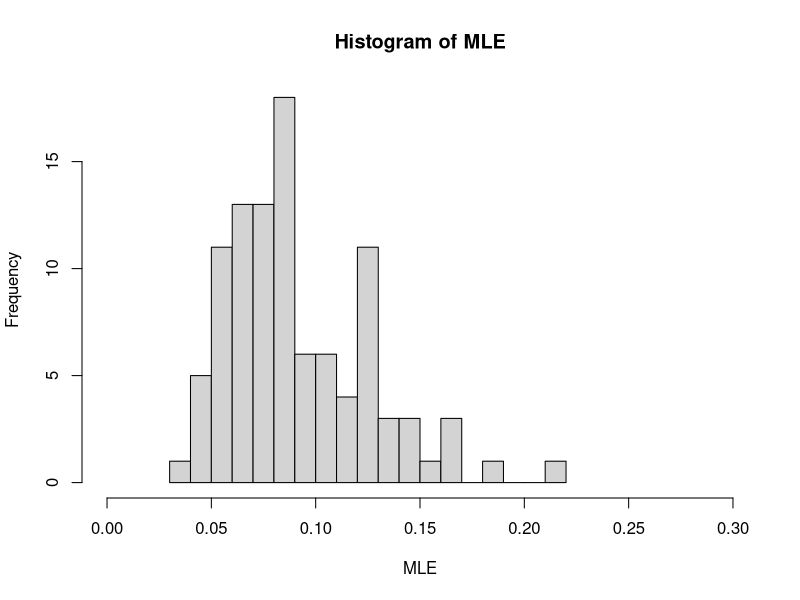

Recreate this plot in R.
n <- 8  #  make this sample size bigger, and see what happens to the histogram! 

#MLEs will be stored in this vector
mle <- rep(0, 100)

for (i in 1:100){
  #generate a sample of size n from an exponential distribution with lambda=0.0818
  sample <- rexp(n, rate=0.0818)
  #calculate the MLE (the reciprocal mean of the sample) and store it 
  mle[i] <- 1/mean(sample)
}

#plot a histogram of the 100 MLEs 
hist(mle, breaks=20, 
     xlim=c(0, 0.3), 
     main="Histogram of MLE", 
     xlab="MLE")
#add red line to indicate true lambda 
abline(v=12.22, col="red")
